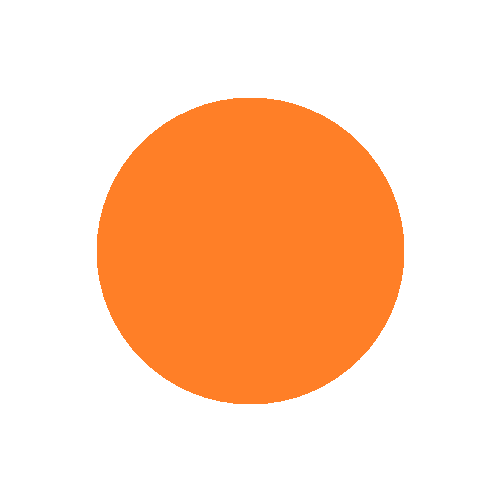
#> input picture Integración Numerica/imagenes/imagen4.png, 501 x 501 px, found by its file name
$ jupyter execute --allow-errors proyectoAnalisis3.ipynb
#> lines starting #> are read from the running program, lines starting #| are printed output that depends on the picture; after the words box and inside, x2 and y2 are one past the last pixel; in counts of white or black regions, pixels touching at a corner belong together
[cell 1]
import cv2
from google.colab.patches import cv2_imshow
import numpy as np
from math import *
from copy import *
import operator

[cell 2]
def cargar_imagen(path):
#> called with path = '/content/imagen4.png'
  imagen = cv2.imread(path)
#> imagen is the input picture: shape (501, 501, 3); mean B, G, R 191.2, 217.2, 255
  return imagen
def binarizar(imagen):
  gray = cv2.cvtColor(imagen,cv2.COLOR_BGR2GRAY)
  ret, th = cv2.threshold(gray,200,255,cv2.THRESH_BINARY_INV)
  return (ret,th)
def dimenzionar(imagen,tam_x=500,tam_y=500):
#> called with tam_x = 500, tam_y = 500
  imagen_dimensionada = cv2.resize(imagen,(tam_x,tam_y),interpolation=cv2.INTER_CUBIC)
  return imagen_dimensionada
def cortar(imagen,tam_x,tam_y):
#> called with tam_x = 50, tam_y = 50
  model = imagen.shape
#> model = (500, 500, 3)
  size_x = model[0]
#> size_x = 500
  size_y  = model[1]
#> size_y = 500
  hx = int(tam_x) #espaciados en x
  hy = int(tam_y)   #espaciados en y
  n_rows = floor(size_x/tam_x)
#> n_rows = 10
  n_columns = floor(size_y/tam_y)
#> n_columns = 10

  matriz = [None] * n_rows
  for i in range(n_rows):
      matriz[i] = [None] * n_columns

  for i in range(0,n_rows):
    for j in range(0,n_columns):
      matriz[i][j] = imagen[i*hx:i*hx+hx,j*hy:j*hy+hy]
#> after the loop, matriz = 10 items
  return matriz
def mostrar_cortes(image_matrix,n_rows, n_columns):
  for i in range(n_rows):
    for j in range(n_columns):
      cv2_imshow(image_matrix[i][j])
def encontrar_color(imagen_hsv):
  imagen_hsv2 = copy(imagen_hsv)

  #cargando umbral de color:
  umbralBajo_color = np.array([0,100,20],np.uint8)
  umbralAlto_color = np.array([179,255,255],np.uint8)


  #hacemos la mask y filtramos en la original
  mask = cv2.inRange(img_hsv, umbralBajo_color, umbralAlto_color)
  contornos_color = cv2.findContours(mask,cv2.RETR_EXTERNAL,cv2.CHAIN_APPROX_SIMPLE)[1]


  is_area = 0

  try:
    if len(contornos_color) > 0:
      is_area = 1
  except Exception as e:
    print("Parece que no hay bordes: ",e)
    is_area = 0
  return is_area
def is_rectangular(imagen_binaria):
  x = len(obtener_puntos_contornos(imagen_binaria)[0])
  if x == 4:
    return 1
  else:
    return 0.5
def enumerar(imagen):
  ter,binarizada  = binarizar(imagen)
  imagen_hsv = cv2.cvtColor(imagen,cv2.COLOR_BGR2HSV)
  is_area = encontrar_color(imagen_hsv)
  if is_area == 1:
    return is_rectangular(binarizada)
  else:
    return is_area
def analizar_contornos(imagen):
  contornos , jerarquia = cv2.findContours(imagen,cv2.RETR_EXTERNAL,cv2.CHAIN_APPROX_SIMPLE)
  return (contornos,jerarquia)
def obtener_puntos_contornos(imagen):
  analizar = analizar_contornos(imagen)
  contornos = analizar[0]
  jerarquia = analizar[1]
  x = []
  y = []
  tam_x = imagen.shape[0]
  tam_y = imagen.shape[1]
  for i in contornos:
    for j in i:
      for k in j:
        x.append(k[0])
        y.append(tam_y -1 - k[1])
  return (x,y)
def its_area(binarizada):
  area = cv2.contourArea(analizar_contornos(imagen=binarizada)[0][0])
  return area

[cell 3]
#@title Ingresar medidas
ruta_imagen = "/content/imagen4.png" #@param {type:"string"}
tam_x_ceramica =  50#@param {type:"integer"}
tam_y_ceramica =  50#@param {type:"integer"}
tam_x_imagen =  500#@param {type:"integer"}
tam_y_imagen =  500#@param {type:"integer"}
try:
  imagen = cargar_imagen(ruta_imagen)
  imagen = dimenzionar(imagen,tam_x_imagen,tam_y_imagen)
  cv2_imshow(imagen)
except Exception as e:
  print("Tyipe Exception: ",type(e),": ",e)

**Binarizamos la imagen**

[cell 4]
imagen2 = copy(imagen)
imagen3 = copy(imagen)
matriz_imagenes = cortar(imagen2,tam_x_ceramica,tam_y_ceramica)
#> matriz_imagenes = 10 items
matriz_imagenes_binarias = cortar(binarizar(imagen3)[1],tam_x_ceramica,tam_y_ceramica)
#> in binarizar, `gray = cv2.cvtColor(imagen,cv2.COLOR_BGR2GRAY)`:
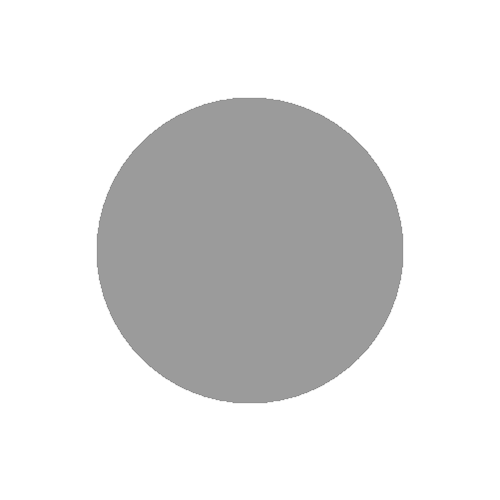
#> gray: shape (500, 500); min 133, max 255, mean 225.4
#> in binarizar, `ret, th = cv2.threshold(gray,200,255,cv2.THRESH_BINARY_INV)`:
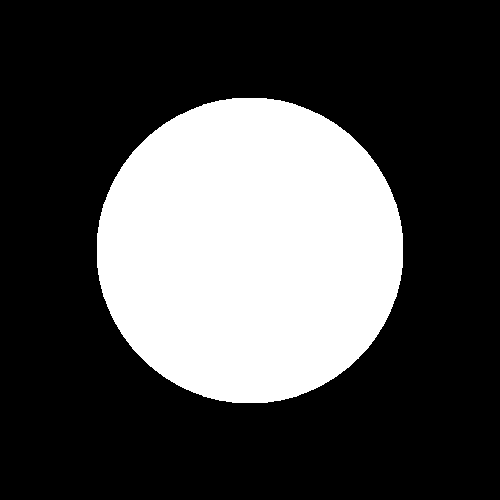
#> th: shape (500, 500); 29.4% white; 1 white region, box (x1, y1, x2, y2) and area: (97, 98, 403, 403) 73602
#> matriz_imagenes_binarias = 10 items

model = imagen2.shape
#> model = (500, 500, 3)
size_x = model[0]
#> size_x = 500
size_y  = model[1]
#> size_y = 500
n_rows = floor(size_x/tam_x_ceramica)
#> n_rows = 10
n_columns = floor(size_y/tam_y_ceramica)
#> n_columns = 10
matriz_representante = [None] * n_rows
for i in range(n_rows):
  matriz_representante[i] = [None] * n_columns
#> (the rest of this cell did not finish here and is left out)

[cell 5]
areas = {}
n_ceramicas = 0
for i in range(n_rows):
  for j in range(n_columns):
    if matriz_representante[i][j] == 1:
      n_ceramicas += 1
    elif matriz_representante[i][j] == 0.5:
      try:
        contornos ,hierarchy  = cv2.findContours(matriz_imagenes_binarias[i][j], cv2.RETR_EXTERNAL,cv2.CHAIN_APPROX_SIMPLE)
        areas[str(i) + ',' + str(j)]= cv2.contourArea(contornos[0])
      except Exception as e:
        print(e)

    else:
      n_ceramicas +=0
#> after the loop, areas = 0 items; n_ceramicas = 0
print("Hay ",n_ceramicas," ceramicas  que se deben utilizar por el momento.")
#| Hay  0  ceramicas  que se deben utilizar por el momento.

**Las areas que faltan completar son: (Limpiamos ruido)**

[cell 6]
print(areas)

[cell 7]
areas_sorted = sorted(areas.items(),key=operator.itemgetter(1),reverse=True)
#> areas_sorted = []
areas_sorted

[cell 8]
#@title Texto de título predeterminado
presicion_corte =  2#@param {type:"integer"}
h = presicion_corte

[cell 9]
indice = 0
tam = len(areas_sorted)
#> tam = 0
optimos_areas = []
while indice < tam:
  coordenada_area =areas_sorted[indice][0].split(',')
  i = int(coordenada_area[0])
  j = int(coordenada_area[1])
  print("Nueva corte: ")
  cv2_imshow(matriz_imagenes[i][j])
  print("¿En donde se se ubica el punto de corte para usted?")
  print("1. Va arriba.")
  print("2. Va abajo.")
  print("3. Va a la izquierda.")
  print("4. Va a la derecha.")
  opcion = int(input('Elige una opcion de las 4: '))
  if opcion == 1:
    print("Se dejó inmóbil la imagen.")
    cv2_imshow(matriz_imagenes[i][j])
    Ymax = max(obtener_puntos_contornos(matriz_imagenes_binarias[i][j])[1]) + h
    optimos_areas.append(Ymax)
    print("El punto optimo de corte esta en Y = ",Ymax)
    indice += 1
  elif opcion == 2:
    print("Se rotó "+ str(180) + "° la imagen en sentido horario.")
    im = copy(matriz_imagenes[i][j])
    imb = copy(matriz_imagenes_binarias[i][j])
    matriz_imagenes[i][j] = cv2.rotate(im,cv2.ROTATE_180)
    matriz_imagenes_binarias[i][j] = cv2.rotate(imb,cv2.ROTATE_180)
    cv2_imshow(matriz_imagenes[i][j])
    print(".....................")
    Ymax = max(obtener_puntos_contornos(matriz_imagenes_binarias[i][j])[1]) + h
    optimos_areas.append(Ymax)
    print("El punto optimo de corte esta en Y = ",Ymax)
    indice += 1
  elif opcion == 3:
    print("Se rotó "+ str(90) + "° la imagen en sentido horario.")
    im = copy(matriz_imagenes[i][j])
    imb = copy(matriz_imagenes_binarias[i][j])
    matriz_imagenes[i][j] = cv2.rotate(im,cv2.ROTATE_90_CLOCKWISE)
    matriz_imagenes_binarias[i][j] = cv2.rotate(imb,cv2.ROTATE_90_CLOCKWISE)
    cv2_imshow(matriz_imagenes[i][j])
    print(".....................")
    Ymax = max(obtener_puntos_contornos(matriz_imagenes_binarias[i][j])[1]) + h
    optimos_areas.append(Ymax)
    print("El punto optimo de corte esta en Y = ",Ymax)
    indice += 1
  elif opcion == 4:
    print("Se rotó "+ str(270) + "° la imagen en sentido horario.")
    im = copy(matriz_imagenes[i][j])
    imb = copy(matriz_imagenes_binarias[i][j])
    matriz_imagenes[i][j] = cv2.rotate(im,cv2.ROTATE_90_COUNTERCLOCKWISE)
    matriz_imagenes_binarias[i][j] = cv2.rotate(imb,cv2.ROTATE_90_COUNTERCLOCKWISE)
    cv2_imshow(matriz_imagenes[i][j])
    print(".....................")
    Ymax = max(obtener_puntos_contornos(matriz_imagenes_binarias[i][j])[1]) + h
    optimos_areas.append(Ymax)
    print("El punto optimo de corte esta en Y = ",Ymax)
    indice += 1
  else:
    indice += 0
#> this loop made 0 passes
#> after the loop, indice = 0; optimos_areas = []

**Se ordenan los óptimos de corte**

[cell 10]
optimos_areas.sort(reverse=True)
print(optimos_areas)
